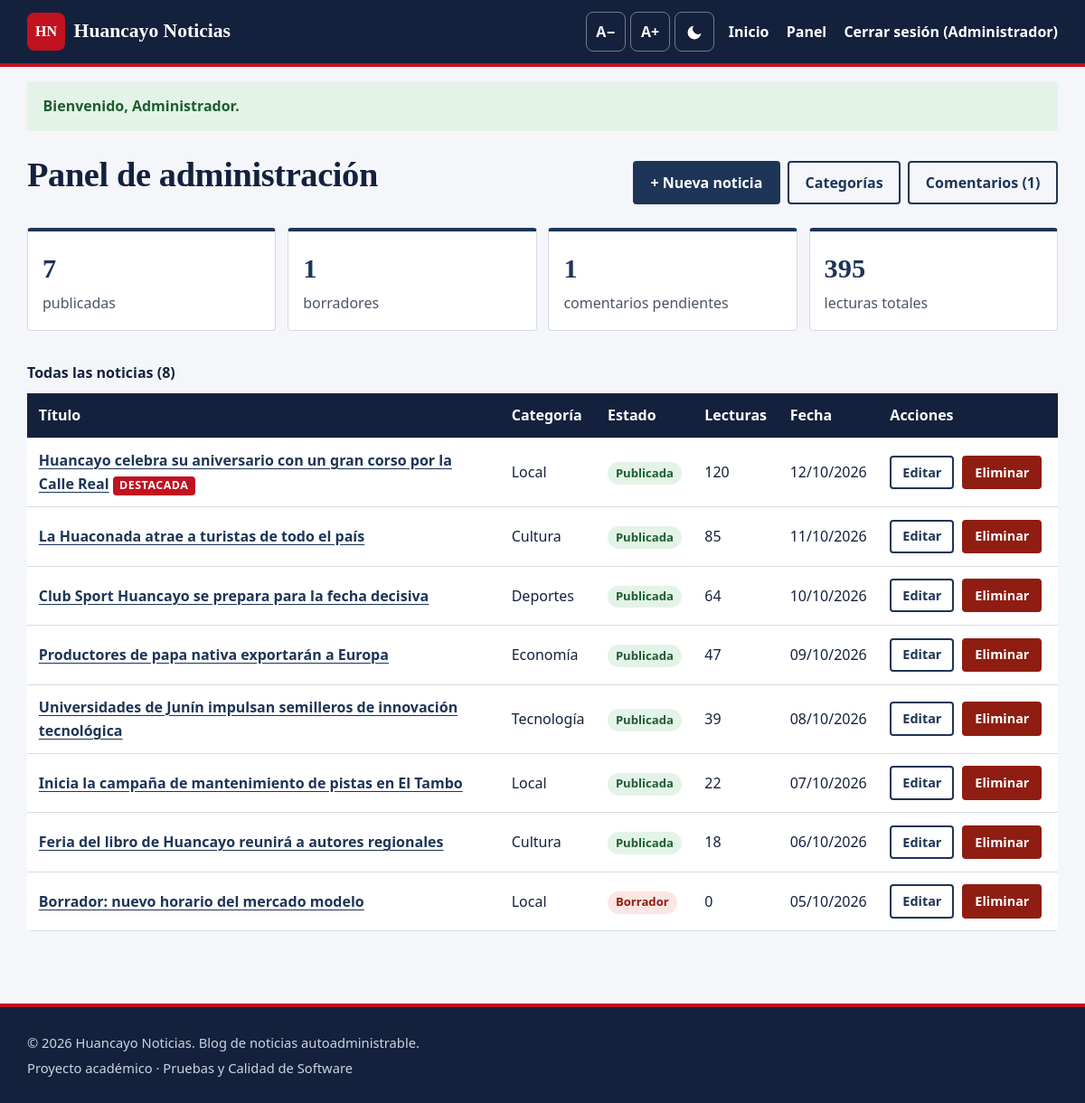
Page /admin/index.php (signed in) on the committed database.
### tables this page shows
CREATE TABLE noticias (
    id INT AUTO_INCREMENT PRIMARY KEY,
    titulo VARCHAR(150) NOT NULL,
    slug VARCHAR(170) NOT NULL,
    contenido TEXT NOT NULL,
    imagen VARCHAR(60) NULL,
    imagen_alt VARCHAR(200) NOT NULL DEFAULT '',
    categoria_id INT NOT NULL,
    autor_id INT NOT NULL,
    estado ENUM('publicada','borrador') NOT NULL DEFAULT 'publicada',
    destacada TINYINT(1) NOT NULL DEFAULT 0,
    vistas INT NOT NULL DEFAULT 0,
    creado_en TIMESTAMP NOT NULL DEFAULT CURRENT_TIMESTAMP,
    actualizado_en TIMESTAMP NULL DEFAULT NULL,
    INDEX idx_estado_fecha (estado, creado_en),
    INDEX idx_categoria (categoria_id),
    FOREIGN KEY (categoria_id) REFERENCES categorias(id),
    FOREIGN KEY (autor_id) REFERENCES usuarios(id)
);

CREATE TABLE categorias (
    id INT AUTO_INCREMENT PRIMARY KEY,
    nombre VARCHAR(50) NOT NULL,
    slug VARCHAR(60) NOT NULL UNIQUE
);

### config/db.php (called while the page is built, shortened)
<?php
function db(): PDO
{
    static $pdo = null;
    if ($pdo !== null) {
        return $pdo;
    }
    $dsn = getenv('BLOG_DSN');
    try {
        if ($dsn) {
            $pdo = new PDO($dsn);
        } else {
            $pdo = new PDO(
                'mysql:host=' . DB_HOST . ';dbname=' . DB_NAME . ';charset=utf8mb4',
                DB_USER,
                DB_PASS
            );
        }
        $pdo->setAttribute(PDO::ATTR_ERRMODE, PDO::ERRMODE_EXCEPTION);
        $pdo->setAttribute(PDO::ATTR_DEFAULT_FETCH_MODE, PDO::FETCH_ASSOC);
        $pdo->setAttribute(PDO::ATTR_EMULATE_PREPARES, false);
    } catch (PDOException $e) {
        http_response_code(500);
        exit('<p style="font-family:sans-serif">No se pudo conectar a la base de datos. '
            . 'Verifica que MySQL esté encendido en XAMPP y que hayas importado <code>database.sql</code>.</p>');
    }
    return $pdo;
}

### admin/index.php (the view, shortened to what this page needs)
<?php
require_once __DIR__ . '/../includes/functions.php';
$stats = [
    'publicadas' => db()->query("SELECT COUNT(*) FROM noticias WHERE estado = 'publicada'")->fetchColumn(),
    'borradores' => db()->query("SELECT COUNT(*) FROM noticias WHERE estado = 'borrador'")->fetchColumn(),
    'pendientes' => db()->query("SELECT COUNT(*) FROM comentarios WHERE estado = 'pendiente'")->fetchColumn(),
    'vistas'     => db()->query('SELECT COALESCE(SUM(vistas),0) FROM noticias')->fetchColumn(),
];
$noticias = db()->query(
    'SELECT n.id, n.titulo, n.estado, n.destacada, n.vistas, n.creado_en, c.nombre AS categoria
     FROM noticias n JOIN categorias c ON c.id = n.categoria_id
     ORDER BY n.creado_en DESC'
)->fetchAll();
require __DIR__ . '/../includes/header.php';
?>
<div class="admin-cabecera">
    <h1>Panel de administración</h1>
    <nav aria-label="Secciones del panel" class="admin-menu">
        <a class="btn" href="editar.php">+ Nueva noticia</a>
        <a class="btn btn-sec" href="categorias.php">Categorías</a>
        <a class="btn btn-sec" href="comentarios.php">Comentarios<?= $stats['pendientes'] ? ' (' . (int)$stats['pendientes'] . ')' : '' ?></a>
    </nav>
</div>
<ul class="estadisticas" aria-label="Resumen">
    <li><strong><?= (int)$stats['publicadas'] ?></strong> publicadas</li>
    <li><strong><?= (int)$stats['borradores'] ?></strong> borradores</li>
    <li><strong><?= (int)$stats['pendientes'] ?></strong> comentarios pendientes</li>
    <li><strong><?= (int)$stats['vistas'] ?></strong> lecturas totales</li>
</ul>
<div class="tabla-envoltura" tabindex="0" role="region" aria-label="Lista de noticias">
<table class="tabla">
    <caption>Todas las noticias (<?= count($noticias) ?>)</caption>
    <thead>
        <tr><th scope="col">Título</th><th scope="col">Categoría</th><th scope="col">Estado</th>
            <th scope="col">Lecturas</th><th scope="col">Fecha</th><th scope="col">Acciones</th></tr>
    </thead>
    <tbody>
    <?php foreach ($noticias as $n): ?>
        <tr>
            <th scope="row"><a href="../noticia.php?id=<?= (int)$n['id'] ?>"><?= e($n['titulo']) ?></a>
                <?= $n['destacada'] ? '<span class="etiqueta etiqueta-dest">Destacada</span>' : '' ?></th>
            <td><?= e($n['categoria']) ?></td>
            <td><span class="estado estado-<?= e($n['estado']) ?>"><?= $n['estado'] === 'publicada' ? 'Publicada' : 'Borrador' ?></span></td>
            <td><?= (int)$n['vistas'] ?></td>
            <td><?= e(date('d/m/Y', strtotime($n['creado_en']))) ?></td>
            <td class="acciones">
                <a class="btn btn-peq btn-sec" href="editar.php?id=<?= (int)$n['id'] ?>">Editar<span class="visualmente-oculto"> «<?= e($n['titulo']) ?>»</span></a>
                <form method="post" action="index.php" data-confirmar="¿Eliminar la noticia «<?= e($n['titulo']) ?>»? Esta acción no se puede deshacer.">
                    <button type="submit" name="eliminar" value="<?= (int)$n['id'] ?>" class="btn btn-peq btn-peligro">Eliminar<span class="visualmente-oculto"> «<?= e($n['titulo']) ?>»</span></button>
                </form>
            </td>
        </tr>
    <?php endforeach; ?>
    </tbody>
</table>
</div>
<?php require __DIR__ . '/../includes/footer.php'; ?>

### assets/css/style.css (style rules this page uses)
:root { --fondo: #f4f6fa; --superficie: #ffffff; --texto: #14213d; --texto-suave: #4a5568; --primario: #1d3557; --primario-hover: #0f1f36; --acento: #c1121f; --borde: #d5dbe5; --exito-fondo: #e3f3e8; --exito-texto: #1d5e2e; --error-fondo: #fbe6e3; --error-texto: #8f1d12; --foco: #f2a900; --radio: 4px; --sombra: 0 1px 3px rgba(0,0,0,.08), 0 4px 14px rgba(0,0,0,.05); --fuente-titulo: Georgia, "Times New Roman", serif; --fuente-texto: system-ui, -apple-system, "Segoe UI", Roboto, Arial, sans-serif; color-scheme: light; }
*, *::before, *::after { box-sizing: border-box; }
html { font-size: 100%; scroll-behavior: smooth; }
body { margin: 0; font-family: var(--fuente-texto); font-size: 1rem; line-height: 1.65; background: var(--fondo); color: var(--texto); }
a { color: var(--primario); text-underline-offset: 3px; }
h1, h2, h3 { font-family: var(--fuente-titulo); line-height: 1.25; margin: 0 0 .5em; }
h1 { font-size: clamp(1.7rem, 4vw, 2.4rem); }
.btn { display: inline-flex; align-items: center; justify-content: center; gap: .4rem; min-height: 44px; padding: .55rem 1.1rem; border-radius: var(--radio); background: var(--primario); color: var(--superficie); border: 2px solid var(--primario); font: inherit; font-weight: 600; text-decoration: none; cursor: pointer; transition: background .15s; }
.btn-sec { background: transparent; color: var(--primario); }
.btn-peligro { background: var(--error-texto); border-color: var(--error-texto); color: #fff; }
.btn-peq { min-height: 36px; padding: .3rem .75rem; font-size: .9rem; }
.etiqueta { display: inline-block; font-size: .78rem; font-weight: 700; text-transform: uppercase; letter-spacing: .04em; color: var(--acento); text-decoration: none; }
.etiqueta-dest { background: var(--acento); color: var(--superficie); padding: 0 .45rem; border-radius: 4px; }
.admin-cabecera { display: flex; flex-wrap: wrap; justify-content: space-between; align-items: center; gap: 1rem; margin: 1.5rem 0 1rem; }
.admin-menu { display: flex; flex-wrap: wrap; gap: .5rem; }
.estadisticas { list-style: none; padding: 0; margin: 0 0 1.5rem; display: grid; grid-template-columns: repeat(auto-fit, minmax(170px, 1fr)); gap: .8rem; }
.estadisticas li { background: var(--superficie); border: 1px solid var(--borde); border-radius: var(--radio); padding: 1rem; color: var(--texto-suave); }
.estadisticas strong { display: block; font-size: 1.9rem; color: var(--primario); font-family: var(--fuente-titulo); }
.tabla-envoltura { overflow-x: auto; margin-bottom: 3rem; }
.tabla { width: 100%; border-collapse: collapse; background: var(--superficie); border-radius: var(--radio); overflow: hidden; margin-bottom: 2rem; }
.tabla caption { text-align: left; font-weight: 700; padding: .6rem 0; }
.tabla th, .tabla td { padding: .7rem .8rem; border-bottom: 1px solid var(--borde); text-align: left; vertical-align: middle; }
.tabla thead th { background: var(--primario); color: var(--superficie); }
.tabla tbody th { font-weight: 600; }
.acciones { display: flex; gap: .4rem; flex-wrap: wrap; align-items: center; }
.acciones form { margin: 0; }
.estado { display: inline-block; padding: .1rem .55rem; border-radius: 999px; font-size: .82rem; font-weight: 700; }
.estado-publicada, .estado-aprobado { background: var(--exito-fondo); color: var(--exito-texto); }
.estado-borrador, .estado-pendiente { background: var(--error-fondo); color: var(--error-texto); }
.tabla td.acciones { display: table-cell; white-space: nowrap; }
.tabla td.acciones > a, .tabla td.acciones > form { display: inline-flex; vertical-align: middle; margin: .15rem .3rem .15rem 0; }
h1 { letter-spacing: -.01em; }
.tabla thead th { background: #14213d; color: #fff; }
.estadisticas li { border-top: 4px solid var(--primario); }

### rows in the picture
noticias: titulo "Huancayo celebra su aniversario con un gran corso por la Calle Real", destacada "DESTACADA", categoria.nombre "Local", estado "Publicada", vistas "120", creado_en "12/10/2026", $n['id'] 1 (drawn)
noticias: titulo "La Huaconada atrae a turistas de todo el país", categoria.nombre "Cultura", estado "Publicada", vistas "85", creado_en "11/10/2026", $n['id'] 2 (drawn)
noticias: titulo "Club Sport Huancayo se prepara para la fecha decisiva", categoria.nombre "Deportes", estado "Publicada", vistas "64", creado_en "10/10/2026", $n['id'] 3 (drawn)
noticias: titulo "Productores de papa nativa exportarán a Europa", categoria.nombre "Economía", estado "Publicada", vistas "47", creado_en "09/10/2026", $n['id'] 4 (drawn)
noticias: titulo "Universidades de Junín impulsan semilleros de innovación tecnológica", categoria.nombre "Tecnología", estado "Publicada", vistas "39", creado_en "08/10/2026", $n['id'] 5 (drawn)
noticias: titulo "Inicia la campaña de mantenimiento de pistas en El Tambo", categoria.nombre "Local", estado "Publicada", vistas "22", creado_en "07/10/2026", $n['id'] 6 (drawn)
noticias: titulo "Feria del libro de Huancayo reunirá a autores regionales", categoria.nombre "Cultura", estado "Publicada", vistas "18", creado_en "06/10/2026", $n['id'] 7 (drawn)
noticias: titulo "Borrador: nuevo horario del mercado modelo", categoria.nombre "Local", estado "Borrador", vistas "0", creado_en "05/10/2026", $n['id'] 8 (drawn)

### other values in the picture
SITE_NAME "Huancayo Noticias"
$u['nombre'] "Administrador"
$f['mensaje'] "Bienvenido, Administrador."
$stats['pendientes'] "1"
$stats['publicadas'] "7"
$stats['borradores'] "1"
$stats['vistas'] "395"
count($noticias) "8"
